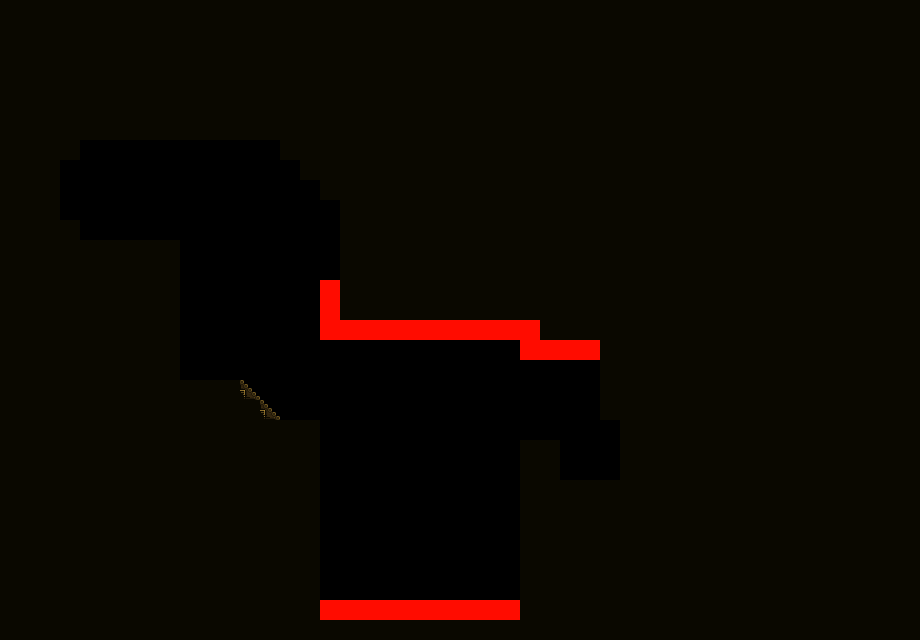

A level layout from a 2D game, rendered from its tile map. Below: a short description, then the map file with tile-grid data replaced by summaries:
An orthogonal 46x32 tile map with 20x20 px tiles, 3 tile layers (tilesbg, tiles, ooze), 2 tilesets and 2 objects (player, goal).

<map version="1.0" orientation="orthogonal" renderorder="right-down" width="46" height="32" tilewidth="20" tileheight="20" nextobjectid="141">
 <tileset firstgid="1" name="tilesnew" tilewidth="20" tileheight="20" tilecount="200">
  <image source="../images/tilesnew.png" width="200" height="400" />
  <terraintypes>
   <terrain name="terrain" tile="-1" />
   <terrain name="Stone" tile="84" />
   <terrain name="Black" tile="94" />
  </terraintypes>
  <tile id="0" terrain="2,2,2,2" />
  <tile id="5" terrain="2,2,2,1" />
  <tile id="6" terrain="2,2,1,1" />
  <tile id="7" terrain="2,2,1,2" />
  <tile id="8" terrain="1,1,1,2" />
  <tile id="9" terrain="1,1,2,1" />
  <tile id="15" terrain="2,1,2,1" />
  <tile id="16" terrain="1,1,1,1" />
  <tile id="17" terrain="1,2,1,2" />
  <tile id="18" terrain="1,2,1,1" />
  <tile id="19" terrain="2,1,1,1" />
  <tile id="25" terrain="2,1,2,2" />
  <tile id="26" terrain="1,1,2,2" />
  <tile id="27" terrain="1,2,2,2" />
 </tileset>
 <tileset firstgid="201" name="props" tilewidth="64" tileheight="64" tilecount="3">
  <tile id="0">
   <image width="33" height="29" source="../images/sign.png" />
  </tile>
  <tile id="1">
   <image width="32" height="64" source="../images/stalactite.png" />
  </tile>
  <tile id="2">
   <image width="64" height="32" source="../images/tut_move.png" />
  </tile>
 </tileset>
 <objectgroup name="Background props" />
 <layer name="tilesbg" width="46" height="32">
  <data>[1472 cells, 0 non-empty, 0 distinct tile ids]</data>
 </layer>
 <layer name="tiles" width="46" height="32">
  <data>[1472 cells, 1174 non-empty, 2 distinct tile ids]</data>
 </layer>
 <layer name="ooze" width="46" height="32">
  <data>[1472 cells, 27 non-empty, 1 distinct tile ids]</data>
 </layer>
 <objectgroup name="Entities">
  <object id="1" name="player" type="player" x="140" y="200" width="20" height="40" />
  <object id="2" name="goal" type="goal" x="580" y="440" width="20" height="40" />
 </objectgroup>
 <objectgroup name="Foreground props" />
</map>
